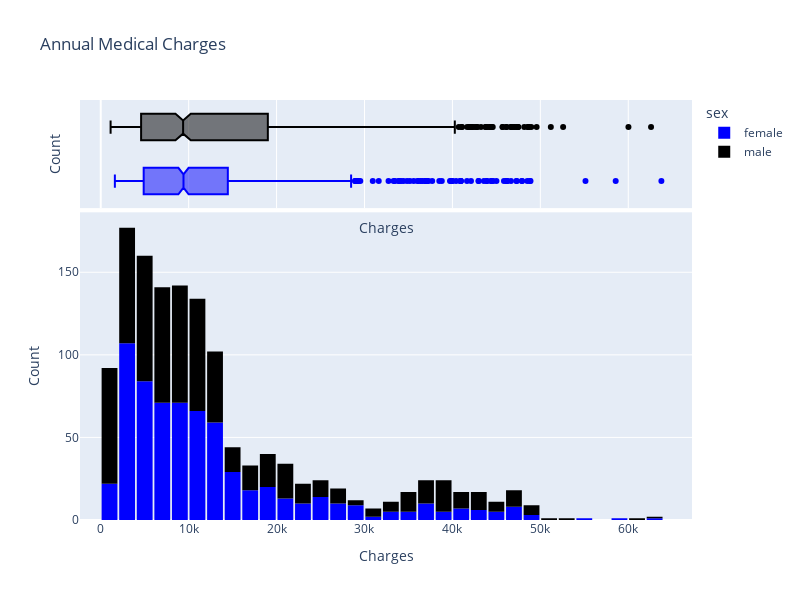

The code cell stored with this chart in its notebook:
### Code cell
fig = px.histogram(medical_df,
                   x='charges',
                   marginal='box',
                   nbins=47,
                   color='sex',
                   color_discrete_sequence=['blue', 'black'],
                   title='Annual Medical Charges',
                  )
fig.update_layout(bargap=0.1, height=600, width=800)
fig.update_xaxes(title='Charges')
fig.update_yaxes(title='Count')
fig.show()

### Figure 1 — Plotly figure (JSON) as saved in the notebook; plotly's stock layout.template omitted (floating-point values rounded to 4 significant figures; data arrays with more than 128 entries replaced by an {"elided": "..."} marker saying what was removed)
{"data": [{"alignmentgroup": "True", "bingroup": "x", "hovertemplate": "sex=female<br>charges=%{x}<br>count=%{y}<extra></extra>", "legendgroup": "female", "marker": {"color": "blue", "pattern": {"shape": ""}}, "name": "female", "nbinsx": 47, "offsetgroup": "female", "orientation": "v", "showlegend": true, "type": "histogram", "x": {"elided": "662 float values"}, "xaxis": "x", "yaxis": "y"}, {"alignmentgroup": "True", "hovertemplate": "sex=female<br>charges=%{x}<extra></extra>", "legendgroup": "female", "marker": {"color": "blue"}, "name": "female", "notched": true, "offsetgroup": "female", "showlegend": false, "type": "box", "x": {"elided": "662 float values"}, "xaxis": "x2", "yaxis": "y2"}, {"alignmentgroup": "True", "bingroup": "x", "hovertemplate": "sex=male<br>charges=%{x}<br>count=%{y}<extra></extra>", "legendgroup": "male", "marker": {"color": "black", "pattern": {"shape": ""}}, "name": "male", "nbinsx": 47, "offsetgroup": "male", "orientation": "v", "showlegend": true, "type": "histogram", "x": {"elided": "676 float values"}, "xaxis": "x", "yaxis": "y"}, {"alignmentgroup": "True", "hovertemplate": "sex=male<br>charges=%{x}<extra></extra>", "legendgroup": "male", "marker": {"color": "black"}, "name": "male", "notched": true, "offsetgroup": "male", "showlegend": false, "type": "box", "x": {"elided": "676 float values"}, "xaxis": "x2", "yaxis": "y2"}], "layout": {"bargap": 0.1, "barmode": "relative", "height": 600, "legend": {"title": {"text": "sex"}, "tracegroupgap": 0}, "title": {"text": "Annual Medical Charges"}, "width": 800, "xaxis": {"anchor": "y", "autorange": true, "domain": [0, 1], "range": [-2359.0, 67250.0], "title": {"text": "Charges"}, "type": "linear"}, "xaxis2": {"anchor": "y2", "autorange": true, "domain": [0, 1], "matches": "x", "range": [-2359.0, 67250.0], "showgrid": true, "showticklabels": false, "title": {"text": "Charges"}, "type": "linear"}, "yaxis": {"anchor": "x", "autorange": true, "domain": [0, 0.7326], "range": [0, 186.3], "title": {"text": "Count"}}, "yaxis2": {"anchor": "x2", "autorange": true, "domain": [0.7426, 1], "matches": "y2", "range": [-0.5, 1.5], "showgrid": false, "showline": false, "showticklabels": false, "ticks": "", "title": {"text": "Count"}, "type": "category"}}}
